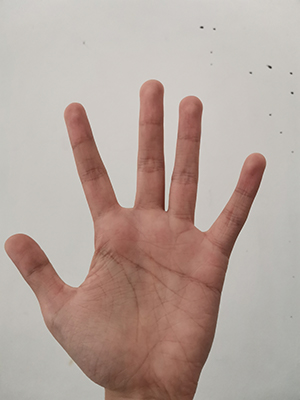
//> input picture hls/1pic.jpg, 300 x 400 px
$ ./hough   (built with g++ and OpenCV 4)
//> lines starting //> are read from the running program, lines starting //| are printed output that depends on the picture; after the words box and inside, x2 and y2 are one past the last pixel; in counts of white or black regions, pixels touching at a corner belong together
/*
 * @Date: 2020-05-18 18:08:13
 * @LastEditors: LHD
 * @LastEditTime: 2020-06-19 19:59:17
 * @FilePath: \c++exercise\hough.cpp
 * @Description:
 */

#include <opencv2/opencv.hpp>
#include <opencv2/imgproc/imgproc.hpp>
#include <iostream>
#include <vector>
#include <opencv2/highgui/highgui.hpp>
#include "opencv2/imgproc.hpp"
#include <opencv2/calib3d/calib3d.hpp>
#include <opencv2/imgproc/types_c.h>
using namespace cv;
using namespace std;
int main()
{
    //【1】载入原始图和Mat变量定义
    Mat srcImage = imread("1pic.jpg");
//> srcImage is the input picture: 400 rows x 300 cols, CV_8UC3; mean B, G, R 156.5, 164.3, 181.4
    Mat midImage, dstImage; //临时变量和目标图的定义

    //【2】进行边缘检测和转化为灰度图
    Canny(srcImage, midImage, 50, 200, 3);     //进行一此canny边缘检测
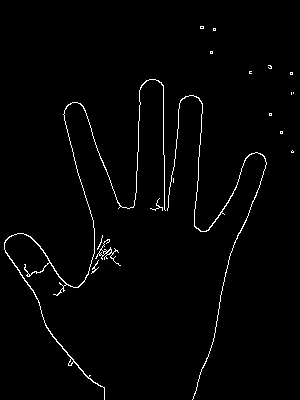
//> midImage: 400 rows x 300 cols, CV_8UC1; 1.7% white in thin lines or dots
    cvtColor(midImage, dstImage, CV_GRAY2BGR); //转化边缘检测后的图为灰度图
//> dstImage: 400 rows x 300 cols, CV_8UC3; 1.7% white in thin lines or dots

    //【3】进行霍夫线变换
    vector<Vec2f> lines; //定义一个矢量结构lines用于存放得到的线段矢量集合
    HoughLines(midImage, lines, 1, CV_PI / 180, 55, 0, 0);
//> lines = 24 lines (rho, theta), first 12: [-161, 3.12], [209, 0.07], [145, 0.05], [-31, 2.88], [-28, 2.86], [163, 0], [-24, 2.84], [207, 0.05], [136, 2.55], [170, 2.46], [181, 2.43], [-41, 2.79]

    //【4】依次在图中绘制出每条线段
    for (size_t i = 0; i < lines.size(); i++)
    {
        float rho = lines[i][0], theta = lines[i][1];
        Point pt1, pt2;
        double a = cos(theta), b = sin(theta);
        double x0 = a * rho, y0 = b * rho;
        pt1.x = cvRound(x0 + 1000 * (-b));
        pt1.y = cvRound(y0 + 1000 * (a));
        pt2.x = cvRound(x0 - 1000 * (-b));
        pt2.y = cvRound(y0 - 1000 * (a));
        line(dstImage, pt1, pt2, Scalar(55, 100, 195), 1, 16);
    }
//> this loop made 24 passes
//> (rho, theta, a, b, x0, y0) on passes 1 to 12: (-161, 3.12, -1, 0.0175, 161, -2.81), (209, 0.0698, 0.998, 0.0698, 208.5, 14.58), (145, 0.0524, 0.999, 0.0523, 144.8, 7.59), (-31, 2.88, -0.966, 0.259, 29.94, -8.02), (-28, 2.86, -0.961, 0.276, 26.92, -7.72), (163, 0, 1, 0, 163, 0), (-24, 2.84, -0.956, 0.292, 22.95, -7.02), (207, 0.0524, 0.999, 0.0523, 206.7, 10.83), (136, 2.55, -0.829, 0.559, -112.7, 76.05), (170, 2.46, -0.777, 0.629, -132.1, 107), (181, 2.43, -0.755, 0.656, -136.6, 118.7), (-41, 2.79, -0.94, 0.342, 38.53, -14.02)
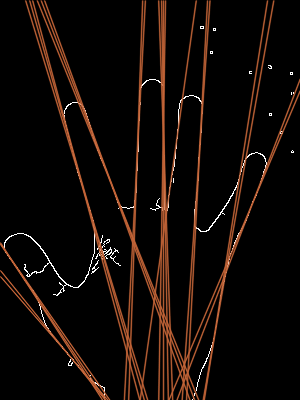
//> dstImage: 400 rows x 300 cols, CV_8UC3; mean B, G, R 6.7, 10.4, 18.2

    //【5】显示原始图
    imshow("【原始图】", srcImage);

    //【6】边缘检测后的图
    // imshow("【边缘检测后的图】", midImage);

    //【7】显示效果图
    imshow("【效果图】", dstImage);

    waitKey(0);

    return 0;
}

$ run again, with hls/282250pic.JPG copied over hls/1pic.jpg
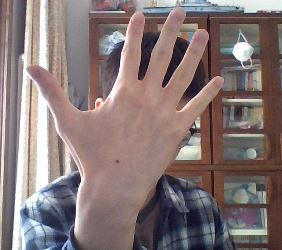
//> input picture hls/282250pic.JPG, 282 x 250 px
//> srcImage is the input picture: 250 rows x 282 cols, CV_8UC3; mean B, G, R 118.1, 118.5, 134
//> `Canny(srcImage, midImage, 50, 200, 3);`:
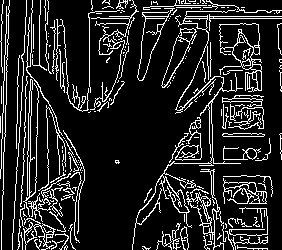
//> midImage: 250 rows x 282 cols, CV_8UC1; 14.4% white in thin lines or dots
//> lines = 1266 lines (rho, theta), first 12: [9, 0.03], [18, 1.57], [16, 1.57], [1, 0], [-45, 3.12], [32, 0.02], [26, 0.05], [-205, 3.11], [-209, 3.12], [-26, 3.12], [29, 0.03], [28, 0.07]
//> the loop `for (size_t i = 0; i < lines.size(); i++)` made 1266 passes
//> (rho, theta, a, b, x0, y0) on passes 1 to 3: (9, 0.0349, 0.999, 0.0349, 8.99, 0.314), (18, 1.57, -4.37e-08, 1, -7.87e-07, 18), (16, 1.57, -4.37e-08, 1, -6.99e-07, 16)
//> after the loop `for (size_t i = 0; i < lines.size(); i++)`:
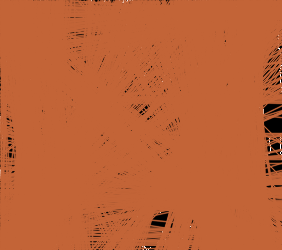
//> dstImage: 250 rows x 282 cols, CV_8UC3; mean B, G, R 53.8, 97.8, 190.5

$ run again, with hls/2pic.jpg copied over hls/1pic.jpg
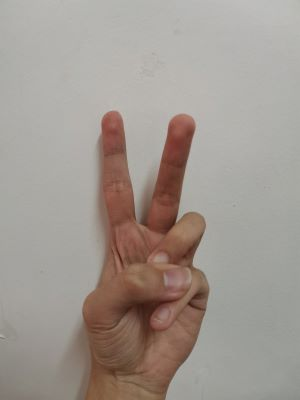
//> input picture hls/2pic.jpg, 300 x 400 px
//> srcImage is the input picture: 400 rows x 300 cols, CV_8UC3; mean B, G, R 144.4, 151.6, 160.5
//> `Canny(srcImage, midImage, 50, 200, 3);`:
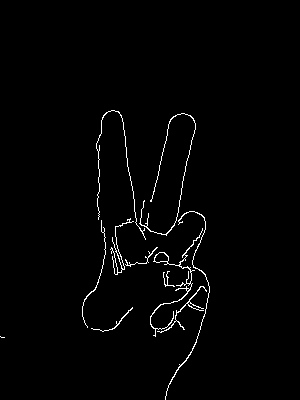
//> midImage: 400 rows x 300 cols, CV_8UC1; 1.5% white in thin lines or dots, all inside (x1, y1, x2, y2) = (0, 110, 210, 400)
//> lines = 8 lines (rho, theta): [-104, 3], [214, 0.19], [195, 0.24], [-101, 2.98], [192, 0.23], [217, 0.21], [218, 0.23], [190, 0.21]
//> the loop `for (size_t i = 0; i < lines.size(); i++)` made 8 passes
//> (rho, theta, a, b, x0, y0) on passes 1 to 8: (-104, 3, -0.99, 0.139, 103, -14.47), (214, 0.192, 0.982, 0.191, 210.1, 40.83), (195, 0.244, 0.97, 0.242, 189.2, 47.17), (-101, 2.98, -0.988, 0.156, 99.76, -15.8), (192, 0.227, 0.974, 0.225, 187.1, 43.19), (217, 0.209, 0.978, 0.208, 212.3, 45.12), (218, 0.227, 0.974, 0.225, 212.4, 49.04), (190, 0.209, 0.978, 0.208, 185.8, 39.5)
//> after the loop `for (size_t i = 0; i < lines.size(); i++)`:
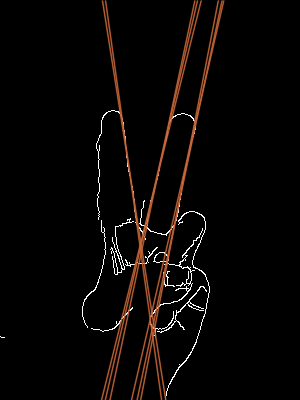
//> dstImage: 400 rows x 300 cols, CV_8UC3; mean B, G, R 4.8, 6.3, 9.3

$ run again, with hls/435415pic.jpg copied over hls/1pic.jpg
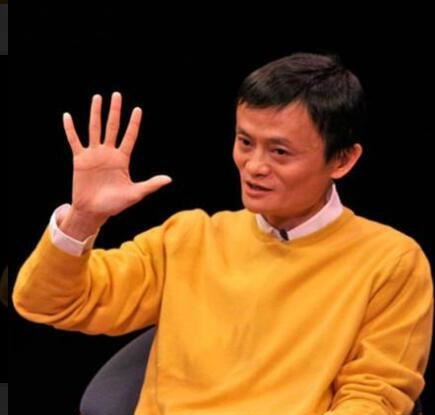
//> input picture hls/435415pic.jpg, 435 x 415 px
//> srcImage is the input picture: 415 rows x 435 cols, CV_8UC3; mean B, G, R 29.5, 68.5, 110.4
//> `Canny(srcImage, midImage, 50, 200, 3);`:
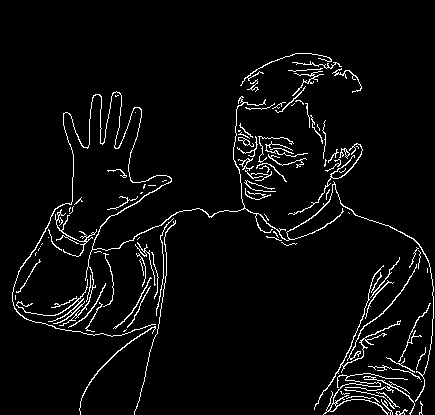
//> midImage: 415 rows x 435 cols, CV_8UC1; 4.3% white in thin lines or dots, all inside (x1, y1, x2, y2) = (12, 53, 434, 415)
//> lines = 197 lines (rho, theta), first 12: [276, 0.79], [243, 1.01], [275, 0.8], [292, 0.65], [272, 0.79], [281, 0.79], [280, 0.77], [283, 0.87], [272, 0.82], [295, 0.66], [286, 0.93], [451, 0.37]
//> the loop `for (size_t i = 0; i < lines.size(); i++)` made 197 passes
//> (rho, theta, a, b, x0, y0) on passes 1 to 3: (276, 0.785, 0.707, 0.707, 195.2, 195.2), (243, 1.01, 0.53, 0.848, 128.8, 206.1), (275, 0.803, 0.695, 0.719, 191, 197.8)
//> after the loop `for (size_t i = 0; i < lines.size(); i++)`:
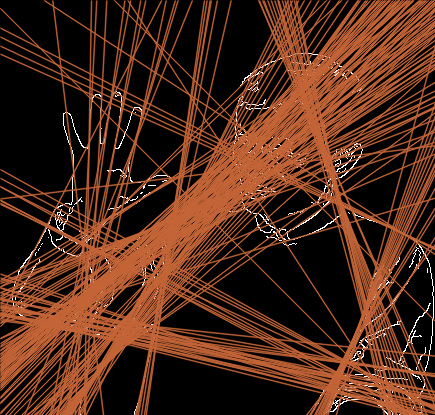
//> dstImage: 415 rows x 435 cols, CV_8UC3; mean B, G, R 24.5, 42, 78.9
